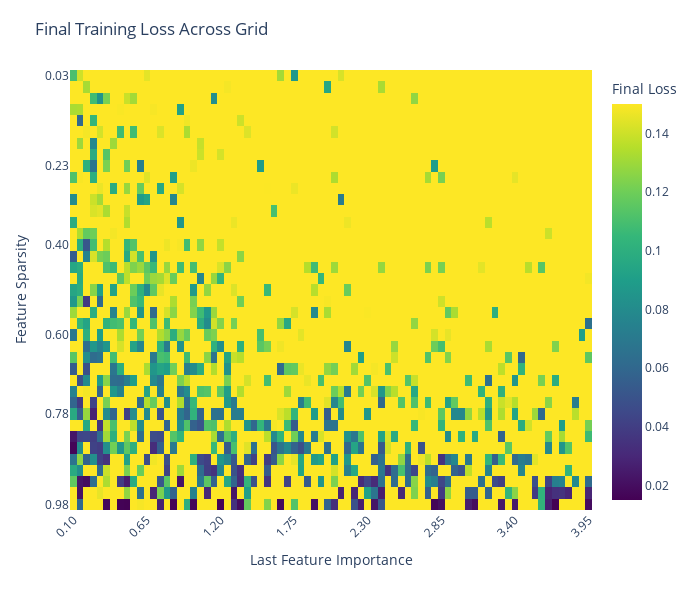

The notebook cell this image was saved under:
### Code cell
run_phase_change(3,2,1, "321")

### Figure 1 — Plotly figure (JSON) as saved in the notebook; plotly's stock layout.template omitted (floating-point values rounded to 4 significant figures; data arrays with more than 128 entries replaced by an {"elided": "..."} marker saying what was removed)
{"data": [{"colorbar": {"title": {"text": "Final Loss"}}, "colorscale": [[0, "#440154"], [0.1111, "#482878"], [0.2222, "#3e4989"], [0.3333, "#31688e"], [0.4444, "#26828e"], [0.5556, "#1f9e89"], [0.6667, "#35b779"], [0.7778, "#6ece58"], [0.8889, "#b5de2b"], [1, "#fde725"]], "hovertemplate": "importance=%{x:.3f}<br>sparsity=%{y:.3f}<br>loss=%{z:.6f}<extra></extra>", "type": "heatmap", "x": [0.1, 0.15, 0.2, 0.25, 0.3, 0.35, 0.4, 0.45, 0.5, 0.55, 0.6, 0.65, 0.7, 0.75, 0.8, 0.85, 0.9, 0.95, 1.0, 1.05, 1.1, 1.15, 1.2, 1.25, 1.3, 1.35, 1.4, 1.45, 1.5, 1.55, 1.6, 1.65, 1.7, 1.75, 1.8, 1.85, 1.9, 1.95, 2.0, 2.05, 2.1, 2.15, 2.2, 2.25, 2.3, 2.35, 2.4, 2.45, 2.5, 2.55, 2.6, 2.65, 2.7, 2.75, 2.8, 2.85, 2.9, 2.95, 3.0, 3.05, 3.1, 3.15, 3.2, 3.25, 3.3, 3.35, 3.4, 3.45, 3.5, 3.55, 3.6, 3.65, 3.7, 3.75, 3.8, 3.85, 3.9, 3.95], "y": [0.025, 0.05, 0.075, 0.1, 0.125, 0.15, 0.175, 0.2, 0.225, 0.25, 0.275, 0.3, 0.325, 0.35, 0.375, 0.4, 0.425, 0.45, 0.475, 0.5, 0.525, 0.55, 0.575, 0.6, 0.625, 0.65, 0.675, 0.7, 0.725, 0.75, 0.775, 0.8, 0.825, 0.85, 0.875, 0.9, 0.925, 0.95, 0.975], "z": {"elided": "39x78 float values"}, "zmax": 0.15, "zmin": 0.01509}], "layout": {"height": 600, "margin": {"b": 90, "l": 70, "r": 30, "t": 70}, "title": {"text": "Final Training Loss Across Grid"}, "width": 700, "xaxis": {"tickangle": -45, "tickmode": "array", "ticktext": ["0.10", "0.65", "1.20", "1.75", "2.30", "2.85", "3.40", "3.95"], "tickvals": [0.1, 0.65, 1.2, 1.75, 2.3, 2.85, 3.4, 3.95], "title": {"text": "Last Feature Importance"}}, "yaxis": {"autorange": "reversed", "tickmode": "array", "ticktext": ["0.03", "0.23", "0.40", "0.60", "0.78", "0.98"], "tickvals": [0.025, 0.225, 0.4, 0.6, 0.775, 0.975], "title": {"text": "Feature Sparsity"}}}}
